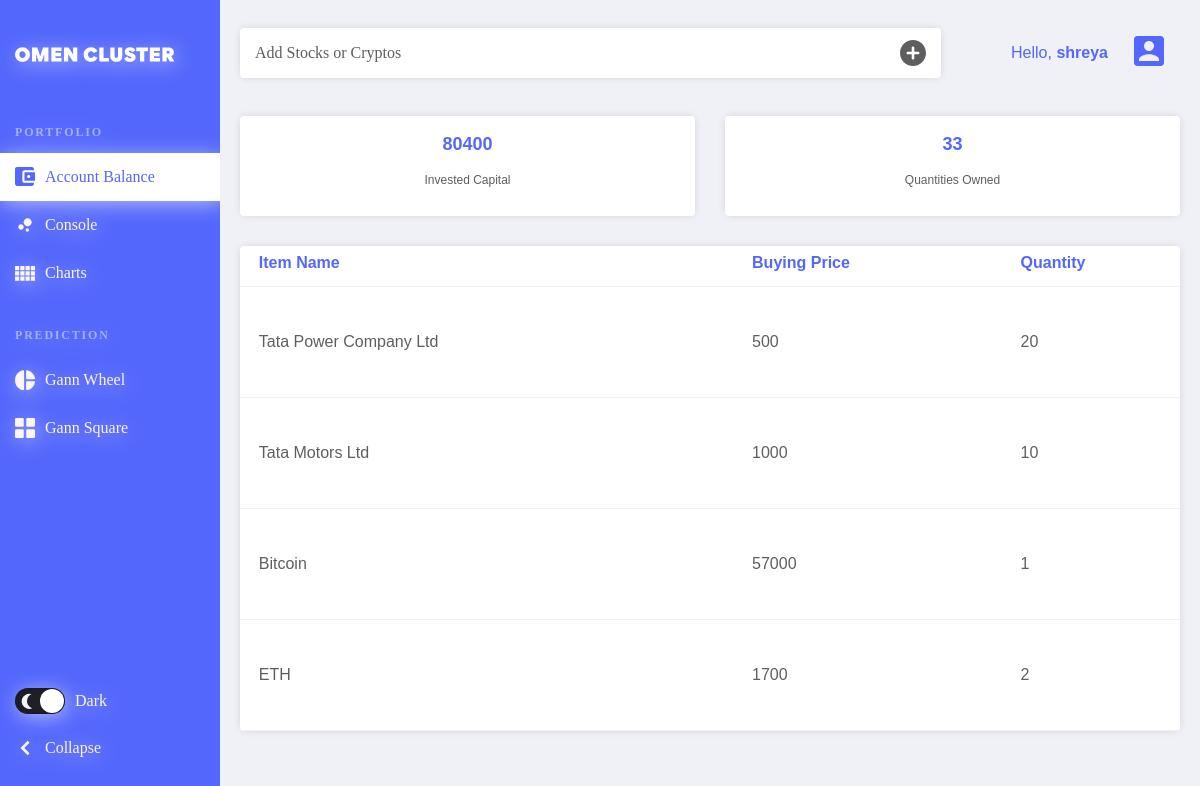
The app's page /dashboard (signed in) with its own data.
### trading_tool/models.py (models this page shows, shortened)
class StockTable(models.Model):
    user= models.ForeignKey(User, on_delete=models.CASCADE, null=True, blank=True)
    name= models.CharField(max_length=200)
    buyprice= models.IntegerField()
    quantity= models.IntegerField()

### trading_tool/views.py (the view)
# urls.py: path('dashboard', views.dashboard, name='dashboard'),
def dashboard(request):
    if request.user.is_authenticated:
        dataop = StockTable.objects.all().filter(user=request.user)
        tia=0
        tqo=0
        for i in dataop:
            tqo=tqo + i.quantity ;
            tia=tia + ( i.quantity*i.buyprice ) ;
        context = { 'tabledata' : dataop , 'amt' : tia , 'qty' : tqo }
        return render(request, 'dashboard.html' , context)
    else:
        return redirect('/login')

### templates/dashboard.html (shortened to what this page needs)
<!DOCTYPE html>
<html lang="en">
{% load static %}
<head>
  <link rel="stylesheet" href="{% static 'css/dashboard.css' %}">
  <link rel="stylesheet" href="{% static 'css/font.css' %}">
</head>
<body>
  <header class="page-header">
    <nav>
      <a href="#0" aria-label="forecastr logo" class="logo">
        <svg width="240" height="49">
          <use xlink:href="#logo"></use>
        </svg>
      </a>
      <ul class="admin-menu">
        <li class="menu-heading">
          <h3>Portfolio</h3>
        </li>
        <li>
          <a href="#account" onclick="openLinks(event, 'account')" id="defaultOpen" class="tablinks active">
            <svg>
              <use xlink:href="#users"></use>
            </svg>
            <span>Account Balance</span>
          </a>
        </li>
        <li>
          <a href="#consolee" onclick="openLinks(event, 'consolee')" class="tablinks">
            <svg>
              <use xlink:href="#console"></use>
            </svg>
            <span>Console</span>
          </a>
        </li>
        <li>
          <a href="#chartt" onclick="openLinks(event, 'chartt')" class="tablinks">
            <svg>
              <use xlink:href="#charts"></use>
            </svg>
            <span style="padding-bottom: 5px;">Charts</span>
          </a>
        </li>
        <li class="menu-heading">
          <h3>Prediction</h3>
        </li>
        <li>
          <a href="#gann_wheel" onclick="openLinks(event, 'gann_wheel')" class="tablinks">
            <svg>
              <use xlink:href="#gann"></use>
            </svg>
            <span>Gann Wheel</span>
          </a>
        </li>
        <li>
          <a href="#gann_square" onclick="openLinks(event, 'gann_square')" class="tablinks">
            <svg>
              <use xlink:href="#collection"></use>
            </svg>
            <span>Gann Square</span>
          </a>
        </li>
        <li>
          <div class="switch">
            <label for="mode">
              <span></span>
              <span>Dark</span>
            </label>
          </div>
          <button class="collapse-btn" aria-expanded="true" aria-label="collapse menu">
            <svg aria-hidden="true">
              <use xlink:href="#collapse"></use>
            </svg>
            <span>Collapse</span>
          </button>
        </li>
      </ul>
    </nav>
  </header>
  <div class="page-content" id="account">
    <section class="search-and-user">
      <form>
        <input type="search" placeholder="Add Stocks or Cryptos" disabled>
        <button type="submit" aria-label="submit form" onclick="openLinks(event, 'Add')" class="tablinks">
          <svg aria-hidden="true">
            <use xlink:href="#search"></use>
          </svg>
        </button>
      </form>
      <div class="admin-profile">
        <span class="greeting">Hello,
          <b>{{ user.first_name }}</b></span>
        <div class="dropdown">
          <button onclick="myFunction()" class="dropbtn"><svg>
              <use xlink:href="#profile"></use>
            </svg></button>
        </div>
      </div>
    </section>
    <section class="grid">
      <div class=account-cards>
        <h4>{{ amt }}</h4>
        <label for="balance_available">Invested Capital</label>
      </div>
      <div class="account-cards">
        <h4>{{ qty }}</h4>
        <label for="balance_used">Quantities Owned</label>
      </div>
      <div >
        <table class="container">
          <thead>
            <tr style="background-color:none;">
              <th>
                <h1>Item Name</h1>
              </th>
              <th>
                <h1>Buying Price</h1>
              </th>
              <th>
                <h1>Quantity</h1>
              </th>
            </tr>
          </thead>
          <tbody>
          {% for i in tabledata %}
            <tr>
              <td> {{ i.name }} </td>
              <td> {{ i.buyprice }} </td>
              <td>  {{ i.quantity }} </td>
            </tr>
          {% endfor %}
          </tbody>
        </table>
      </div>
    </section>
  </div>
</body>
</html>

### records on screen
StockTable: name "Tata Power Company Ltd", buyprice "500", quantity "20"
StockTable: name "Tata Motors Ltd", buyprice "1000", quantity "10"
StockTable: name "Bitcoin", buyprice "57000", quantity "1"
StockTable: name "ETH", buyprice "1700", quantity "2"

### other values on screen
{{ user.first_name }} "shreya"
{{ amt }} "80400"
{{ qty }} "33"
